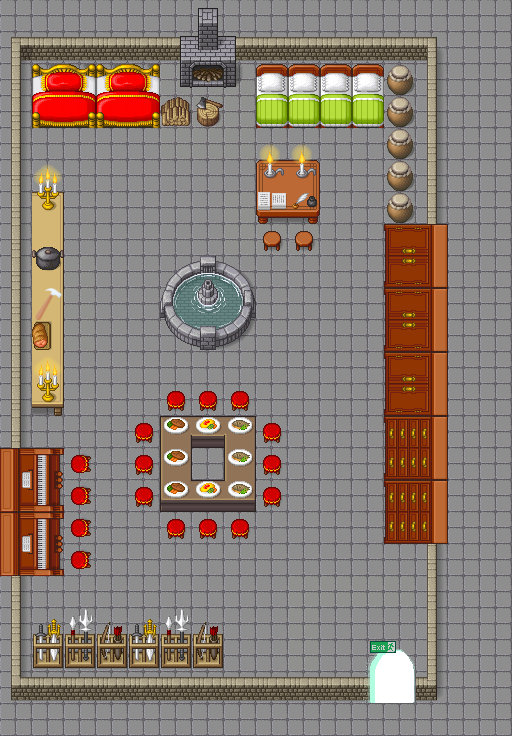

Below is a game level as drawn by its tile map, then a one-line description and the .tmx that defines it (tile-layer data replaced by summaries):
An orthogonal 16x23 tile map with 32x32 px tiles, 10 tile layers (zettel, start, axt, feufeu, ...), 3 tilesets.

<map version="1.4" tiledversion="1.4.3" orientation="orthogonal" renderorder="right-down" width="16" height="23" tilewidth="32" tileheight="32" infinite="0" nextlayerid="12" nextobjectid="1">
 <editorsettings>
  <export target="Pfadimap_Burghaus.json" format="json" />
 </editorsettings>
 <tileset firstgid="1" name="tiles_png_community_bytewerk_cija_32x32_expansion for Pipoya_CC0" tilewidth="32" tileheight="32" tilecount="1995" columns="15">
  <image source="png basis/tiles_png_community_bytewerk_cija_32x32_expansion for Pipoya_CC0.png" width="480" height="4256" />
  <tile id="390">
   <properties>
    <property name="collides" type="bool" value="true" />
   </properties>
  </tile>
  <tile id="391">
   <properties>
    <property name="collides" type="bool" value="true" />
   </properties>
  </tile>
  <tile id="392">
   <properties>
    <property name="collides" type="bool" value="true" />
   </properties>
  </tile>
  <tile id="393">
   <properties>
    <property name="collides" type="bool" value="true" />
   </properties>
  </tile>
  <tile id="394">
   <properties>
    <property name="collides" type="bool" value="true" />
   </properties>
  </tile>
  <tile id="395">
   <properties>
    <property name="collides" type="bool" value="true" />
   </properties>
  </tile>
  <tile id="396">
   <properties>
    <property name="collides" type="bool" value="true" />
   </properties>
  </tile>
  <tile id="397">
   <properties>
    <property name="collides" type="bool" value="true" />
   </properties>
  </tile>
  <tile id="405">
   <properties>
    <property name="collides" type="bool" value="true" />
   </properties>
  </tile>
  <tile id="406">
   <properties>
    <property name="collides" type="bool" value="true" />
   </properties>
  </tile>
  <tile id="407">
   <properties>
    <property name="collides" type="bool" value="true" />
   </properties>
  </tile>
  <tile id="408">
   <properties>
    <property name="collides" type="bool" value="true" />
   </properties>
  </tile>
  <tile id="409">
   <properties>
    <property name="collides" type="bool" value="true" />
   </properties>
  </tile>
  <tile id="410">
   <properties>
    <property name="collides" type="bool" value="true" />
   </properties>
  </tile>
  <tile id="411">
   <properties>
    <property name="collides" type="bool" value="true" />
   </properties>
  </tile>
  <tile id="412">
   <properties>
    <property name="collides" type="bool" value="true" />
   </properties>
  </tile>
  <tile id="1253">
   <properties>
    <property name="collides" type="bool" value="true" />
   </properties>
  </tile>
  <tile id="1254">
   <properties>
    <property name="collides" type="bool" value="true" />
   </properties>
  </tile>
  <tile id="1255">
   <properties>
    <property name="collides" type="bool" value="true" />
   </properties>
  </tile>
  <tile id="1260">
   <properties>
    <property name="collides" type="bool" value="true" />
   </properties>
  </tile>
  <tile id="1264">
   <properties>
    <property name="collides" type="bool" value="true" />
   </properties>
  </tile>
  <tile id="1265">
   <properties>
    <property name="collides" type="bool" value="true" />
   </properties>
  </tile>
  <tile id="1266">
   <properties>
    <property name="collides" type="bool" value="true" />
   </properties>
  </tile>
  <tile id="1267">
   <properties>
    <property name="collides" type="bool" value="true" />
   </properties>
  </tile>
  <tile id="1268">
   <properties>
    <property name="collides" type="bool" value="true" />
   </properties>
  </tile>
  <tile id="1269">
   <properties>
    <property name="collides" type="bool" value="true" />
   </properties>
  </tile>
  <tile id="1270">
   <properties>
    <property name="collides" type="bool" value="true" />
   </properties>
  </tile>
  <tile id="1275">
   <properties>
    <property name="collides" type="bool" value="true" />
   </properties>
  </tile>
  <tile id="1279">
   <properties>
    <property name="collides" type="bool" value="true" />
   </properties>
  </tile>
  <tile id="1280">
   <properties>
    <property name="collides" type="bool" value="true" />
   </properties>
  </tile>
  <tile id="1281">
   <properties>
    <property name="collides" type="bool" value="true" />
   </properties>
  </tile>
  <tile id="1282">
   <properties>
    <property name="collides" type="bool" value="true" />
   </properties>
  </tile>
  <tile id="1283">
   <properties>
    <property name="collides" type="bool" value="true" />
   </properties>
  </tile>
  <tile id="1284">
   <properties>
    <property name="collides" type="bool" value="true" />
   </properties>
  </tile>
  <tile id="1285">
   <properties>
    <property name="collides" type="bool" value="true" />
   </properties>
  </tile>
  <tile id="1290">
   <properties>
    <property name="collides" type="bool" value="true" />
   </properties>
  </tile>
  <tile id="1294">
   <properties>
    <property name="collides" type="bool" value="true" />
   </properties>
  </tile>
  <tile id="1295">
   <properties>
    <property name="collides" type="bool" value="true" />
   </properties>
  </tile>
  <tile id="1296">
   <properties>
    <property name="collides" type="bool" value="true" />
   </properties>
  </tile>
  <tile id="1297">
   <properties>
    <property name="collides" type="bool" value="true" />
   </properties>
  </tile>
  <tile id="1298">
   <properties>
    <property name="collides" type="bool" value="true" />
   </properties>
  </tile>
  <tile id="1299">
   <properties>
    <property name="collides" type="bool" value="true" />
   </properties>
  </tile>
  <tile id="1300">
   <properties>
    <property name="collides" type="bool" value="true" />
   </properties>
  </tile>
  <tile id="1312">
   <properties>
    <property name="collides" type="bool" value="true" />
   </properties>
  </tile>
  <tile id="1313">
   <properties>
    <property name="collides" type="bool" value="true" />
   </properties>
  </tile>
  <tile id="1314">
   <properties>
    <property name="collides" type="bool" value="true" />
   </properties>
  </tile>
  <tile id="1315">
   <properties>
    <property name="collides" type="bool" value="true" />
   </properties>
  </tile>
  <tile id="1327">
   <properties>
    <property name="collides" type="bool" value="true" />
   </properties>
  </tile>
  <tile id="1328">
   <properties>
    <property name="collides" type="bool" value="true" />
   </properties>
  </tile>
  <tile id="1329">
   <properties>
    <property name="collides" type="bool" value="true" />
   </properties>
  </tile>
  <tile id="1330">
   <properties>
    <property name="collides" type="bool" value="true" />
   </properties>
  </tile>
  <tile id="1340">
   <properties>
    <property name="collides" type="bool" value="true" />
   </properties>
  </tile>
  <tile id="1341">
   <properties>
    <property name="collides" type="bool" value="true" />
   </properties>
  </tile>
  <tile id="1342">
   <properties>
    <property name="collides" type="bool" value="true" />
   </properties>
  </tile>
  <tile id="1343">
   <properties>
    <property name="collides" type="bool" value="true" />
   </properties>
  </tile>
  <tile id="1344">
   <properties>
    <property name="collides" type="bool" value="true" />
   </properties>
  </tile>
  <tile id="1345">
   <properties>
    <property name="collides" type="bool" value="true" />
   </properties>
  </tile>
  <tile id="1355">
   <properties>
    <property name="collides" type="bool" value="true" />
   </properties>
  </tile>
  <tile id="1356">
   <properties>
    <property name="collides" type="bool" value="true" />
   </properties>
  </tile>
  <tile id="1357">
   <properties>
    <property name="collides" type="bool" value="true" />
   </properties>
  </tile>
  <tile id="1358">
   <properties>
    <property name="collides" type="bool" value="true" />
   </properties>
  </tile>
  <tile id="1359">
   <properties>
    <property name="collides" type="bool" value="true" />
   </properties>
  </tile>
  <tile id="1360">
   <properties>
    <property name="collides" type="bool" value="true" />
   </properties>
  </tile>
  <tile id="1365">
   <properties>
    <property name="collides" type="bool" value="true" />
   </properties>
  </tile>
  <tile id="1366">
   <properties>
    <property name="collides" type="bool" value="true" />
   </properties>
  </tile>
  <tile id="1368">
   <properties>
    <property name="collides" type="bool" value="true" />
   </properties>
  </tile>
  <tile id="1369">
   <properties>
    <property name="collides" type="bool" value="true" />
   </properties>
  </tile>
  <tile id="1370">
   <properties>
    <property name="collides" type="bool" value="true" />
   </properties>
  </tile>
  <tile id="1371">
   <properties>
    <property name="collides" type="bool" value="true" />
   </properties>
  </tile>
  <tile id="1372">
   <properties>
    <property name="collides" type="bool" value="true" />
   </properties>
  </tile>
  <tile id="1373">
   <properties>
    <property name="collides" type="bool" value="true" />
   </properties>
  </tile>
  <tile id="1374">
   <properties>
    <property name="collides" type="bool" value="true" />
   </properties>
  </tile>
  <tile id="1375">
   <properties>
    <property name="collides" type="bool" value="true" />
   </properties>
  </tile>
  <tile id="1380">
   <properties>
    <property name="collides" type="bool" value="true" />
   </properties>
  </tile>
  <tile id="1381">
   <properties>
    <property name="collides" type="bool" value="true" />
   </properties>
  </tile>
  <tile id="1383">
   <properties>
    <property name="collides" type="bool" value="true" />
   </properties>
  </tile>
  <tile id="1384">
   <properties>
    <property name="collides" type="bool" value="true" />
   </properties>
  </tile>
  <tile id="1385">
   <properties>
    <property name="collides" type="bool" value="true" />
   </properties>
  </tile>
  <tile id="1386">
   <properties>
    <property name="collides" type="bool" value="true" />
   </properties>
  </tile>
  <tile id="1387">
   <properties>
    <property name="collides" type="bool" value="true" />
   </properties>
  </tile>
  <tile id="1388">
   <properties>
    <property name="collides" type="bool" value="true" />
   </properties>
  </tile>
  <tile id="1389">
   <properties>
    <property name="collides" type="bool" value="true" />
   </properties>
  </tile>
  <tile id="1390">
   <properties>
    <property name="collides" type="bool" value="true" />
   </properties>
  </tile>
  <tile id="1400">
   <properties>
    <property name="collides" type="bool" value="true" />
   </properties>
  </tile>
  <tile id="1401">
   <properties>
    <property name="collides" type="bool" value="true" />
   </properties>
  </tile>
  <tile id="1402">
   <properties>
    <property name="collides" type="bool" value="true" />
   </properties>
  </tile>
  <tile id="1415">
   <properties>
    <property name="collides" type="bool" value="true" />
   </properties>
  </tile>
  <tile id="1416">
   <properties>
    <property name="collides" type="bool" value="true" />
   </properties>
  </tile>
  <tile id="1417">
   <properties>
    <property name="collides" type="bool" value="true" />
   </properties>
  </tile>
  <tile id="1530">
   <properties>
    <property name="collides" type="bool" value="true" />
   </properties>
  </tile>
  <tile id="1531">
   <properties>
    <property name="collides" type="bool" value="true" />
   </properties>
  </tile>
  <tile id="1532">
   <properties>
    <property name="collides" type="bool" value="true" />
   </properties>
  </tile>
  <tile id="1545">
   <properties>
    <property name="collides" type="bool" value="true" />
   </properties>
  </tile>
  <tile id="1546">
   <properties>
    <property name="collides" type="bool" value="true" />
   </properties>
  </tile>
  <tile id="1547">
   <properties>
    <property name="collides" type="bool" value="true" />
   </properties>
  </tile>
  <tile id="1578">
   <properties>
    <property name="collides" type="bool" value="true" />
   </properties>
  </tile>
  <tile id="1579">
   <properties>
    <property name="collides" type="bool" value="true" />
   </properties>
  </tile>
  <tile id="1593">
   <properties>
    <property name="collides" type="bool" value="true" />
   </properties>
  </tile>
  <tile id="1594">
   <properties>
    <property name="collides" type="bool" value="true" />
   </properties>
  </tile>
  <tile id="1605">
   <properties>
    <property name="collides" type="bool" value="true" />
   </properties>
  </tile>
  <tile id="1606">
   <properties>
    <property name="collides" type="bool" value="true" />
   </properties>
  </tile>
  <tile id="1607">
   <properties>
    <property name="collides" type="bool" value="true" />
   </properties>
  </tile>
  <tile id="1608">
   <properties>
    <property name="collides" type="bool" value="true" />
   </properties>
  </tile>
  <tile id="1740">
   <properties>
    <property name="collides" type="bool" value="false" />
   </properties>
  </tile>
  <tile id="1741">
   <properties>
    <property name="collides" type="bool" value="true" />
   </properties>
  </tile>
  <tile id="1742">
   <properties>
    <property name="collides" type="bool" value="false" />
   </properties>
  </tile>
  <tile id="1755">
   <properties>
    <property name="collides" type="bool" value="true" />
   </properties>
  </tile>
  <tile id="1756">
   <properties>
    <property name="collides" type="bool" value="true" />
   </properties>
  </tile>
  <tile id="1757">
   <properties>
    <property name="collides" type="bool" value="true" />
   </properties>
  </tile>
  <tile id="1770">
   <properties>
    <property name="collides" type="bool" value="false" />
   </properties>
  </tile>
  <tile id="1771">
   <properties>
    <property name="collides" type="bool" value="true" />
   </properties>
  </tile>
  <tile id="1772">
   <properties>
    <property name="collides" type="bool" value="false" />
   </properties>
  </tile>
  <tile id="1980">
   <properties>
    <property name="collides" type="bool" value="true" />
   </properties>
  </tile>
  <tile id="1981">
   <properties>
    <property name="collides" type="bool" value="true" />
   </properties>
  </tile>
  <tile id="1982">
   <properties>
    <property name="collides" type="bool" value="true" />
   </properties>
  </tile>
  <tile id="1983">
   <properties>
    <property name="collides" type="bool" value="true" />
   </properties>
  </tile>
 </tileset>
 <tileset firstgid="1996" name="Blinking_worldexit" tilewidth="32" tileheight="32" tilecount="16" columns="4">
  <image source="png basis/Blinking_worldexit.png" width="128" height="128" />
 </tileset>
 <tileset firstgid="2012" name="hammer" tilewidth="32" tileheight="32" tilecount="1" columns="1">
  <image source="Link_bilder/3232/hammer.png" width="32" height="32" />
 </tileset>
 <layer id="10" name="zettel" width="16" height="23">
  <properties>
   <property name="openWebsite" value="https://alienrescue.family-heck.de/#/item/902118b388ca56ce2e56d7231bc03245d0aeff3d" />
  </properties>
  <data>[368 cells, 4 non-empty, 1 distinct tile ids]</data>
 </layer>
 <layer id="6" name="start" width="16" height="23">
  <properties>
   <property name="startLayer" type="bool" value="true" />
  </properties>
  <data>[368 cells, 6 non-empty, 1 distinct tile ids]</data>
 </layer>
 <layer id="8" name="axt" width="16" height="23">
  <properties>
   <property name="openWebsite" value="https://alienrescue.family-heck.de/#/item/faa9f3a911270161d855fd18eb9980937c590f49" />
  </properties>
  <data>[368 cells, 4 non-empty, 1 distinct tile ids]</data>
 </layer>
 <layer id="11" name="feufeu" width="16" height="23">
  <properties>
   <property name="openWebsite" value="https://thumbs.dreamstime.com/b/feuer-im-ofen-26249367.jpg" />
  </properties>
  <data>[368 cells, 5 non-empty, 1 distinct tile ids]</data>
 </layer>
 <layer id="9" name="Hammer" width="16" height="23">
  <properties>
   <property name="openWebsite" value="https://alienrescue.family-heck.de/#/item/ab7b8ea47eadf93146c012e72a5ea673322853aa" />
  </properties>
  <data>[368 cells, 3 non-empty, 1 distinct tile ids]</data>
 </layer>
 <layer id="1" name="boden" width="16" height="23">
  <data>[368 cells, 368 non-empty, 1 distinct tile ids]</data>
 </layer>
 <layer id="2" name="Kachelebene 2" width="16" height="23">
  <data>[368 cells, 65 non-empty, 6 distinct tile ids]</data>
 </layer>
 <layer id="4" name="deko 1" width="16" height="23">
  <data>[368 cells, 116 non-empty, 58 distinct tile ids]</data>
 </layer>
 <objectgroup id="7" name="floorLayer" />
 <layer id="5" name="deko 2" width="16" height="23">
  <data>[368 cells, 22 non-empty, 13 distinct tile ids]</data>
 </layer>
 <layer id="3" name="EXit" width="16" height="23">
  <properties>
   <property name="exitUrl" value="../fmap/Pfadimap_Vere.json#rausaushaus" />
  </properties>
  <data>[368 cells, 4 non-empty, 4 distinct tile ids]</data>
 </layer>
</map>
